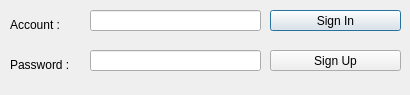
<?xml version="1.0" encoding="UTF-8"?>
<ui version="4.0">
 <class>LoginWindow</class>
 <widget class="QDialog" name="LoginWindow">
  <property name="geometry">
   <rect>
    <x>0</x>
    <y>0</y>
    <width>410</width>
    <height>95</height>
   </rect>
  </property>
  <property name="windowTitle">
   <string>Dialog</string>
  </property>
  <widget class="QPushButton" name="signinButton">
   <property name="geometry">
    <rect>
     <x>270</x>
     <y>10</y>
     <width>131</width>
     <height>21</height>
    </rect>
   </property>
   <property name="text">
    <string>Sign In</string>
   </property>
  </widget>
  <widget class="QPushButton" name="signupButton">
   <property name="geometry">
    <rect>
     <x>270</x>
     <y>50</y>
     <width>131</width>
     <height>21</height>
    </rect>
   </property>
   <property name="text">
    <string>Sign Up</string>
   </property>
  </widget>
  <widget class="QLineEdit" name="accountInput">
   <property name="geometry">
    <rect>
     <x>90</x>
     <y>10</y>
     <width>171</width>
     <height>21</height>
    </rect>
   </property>
  </widget>
  <widget class="QLineEdit" name="passwdInput">
   <property name="geometry">
    <rect>
     <x>90</x>
     <y>50</y>
     <width>171</width>
     <height>21</height>
    </rect>
   </property>
   <property name="echoMode">
    <enum>QLineEdit::Password</enum>
   </property>
  </widget>
  <widget class="QLabel" name="label">
   <property name="geometry">
    <rect>
     <x>10</x>
     <y>10</y>
     <width>71</width>
     <height>31</height>
    </rect>
   </property>
   <property name="text">
    <string>&lt;html&gt;&lt;head/&gt;&lt;body&gt;&lt;p&gt;Account :&lt;/p&gt;&lt;/body&gt;&lt;/html&gt;</string>
   </property>
  </widget>
  <widget class="QLabel" name="label_2">
   <property name="geometry">
    <rect>
     <x>10</x>
     <y>50</y>
     <width>81</width>
     <height>31</height>
    </rect>
   </property>
   <property name="text">
    <string>&lt;html&gt;&lt;head/&gt;&lt;body&gt;&lt;p&gt;Password :&lt;/p&gt;&lt;/body&gt;&lt;/html&gt;</string>
   </property>
  </widget>
 </widget>
 <resources/>
 <connections/>
</ui>
